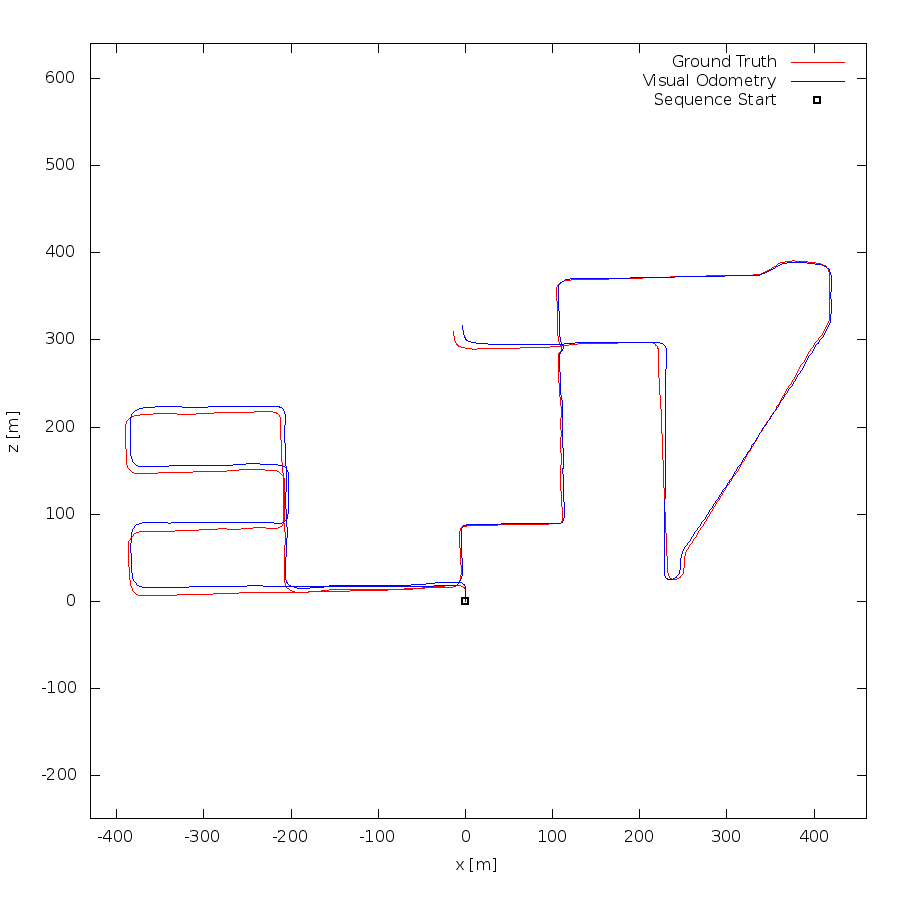

Here is the gnuplot script that generated this plot:
set term postscript eps enhanced color
set output "08.eps"
set size ratio -1
set xrange [-430:460]
set yrange [-249:640]
set xlabel "x [m]"
set ylabel "z [m]"
plot "08.txt" using 1:2 lc rgb "#FF0000" title 'Ground Truth' w lines,"08.txt" using 3:4 lc rgb "#0000FF" title 'Visual Odometry' w lines,"< head -1 08.txt" using 1:2 lc rgb "#000000" pt 4 ps 1 lw 2 title 'Sequence Start' w points
